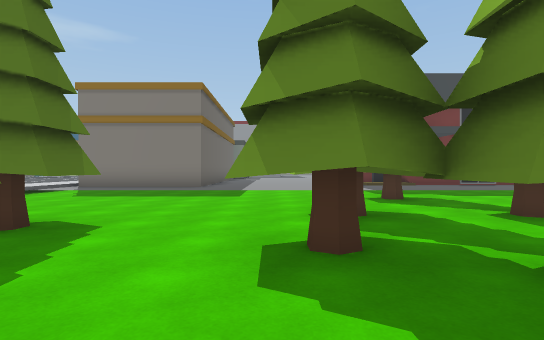
View 1 (above)

24 first-person views from a walk through a scene from a Unity 3-D project. The camera is 1.3 m above the floor, looks level and sees 80° across. The floor is counted in squares, 2 m on a side. Each view is taken from the middle of a square. On the plan, view 1 faces up. The plan holds only what a view shows up to about 10 squares ahead; the rest is blank. The place goes on beyond the plan.

View 2
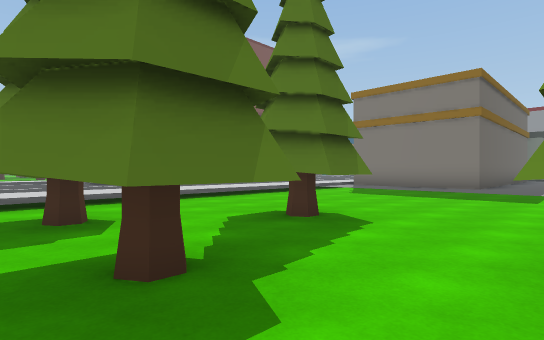

View 3
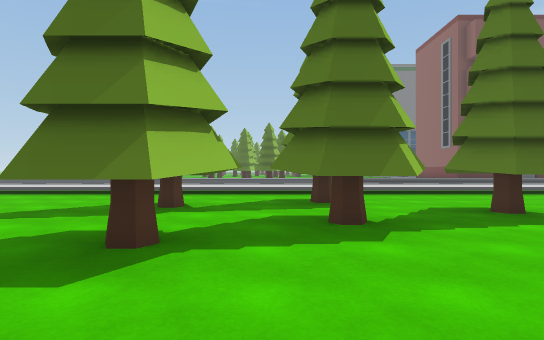

View 4
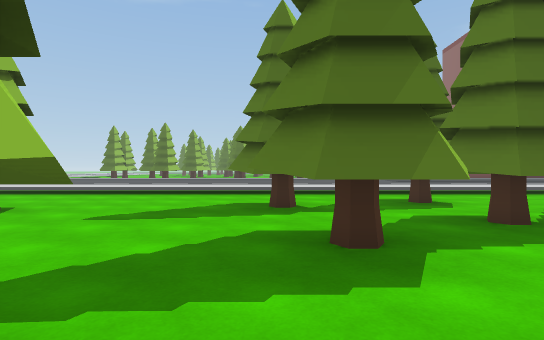

View 5
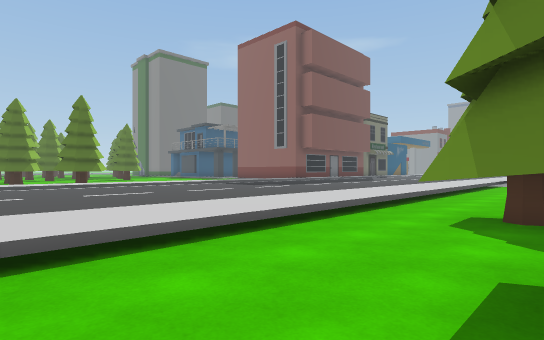

View 6
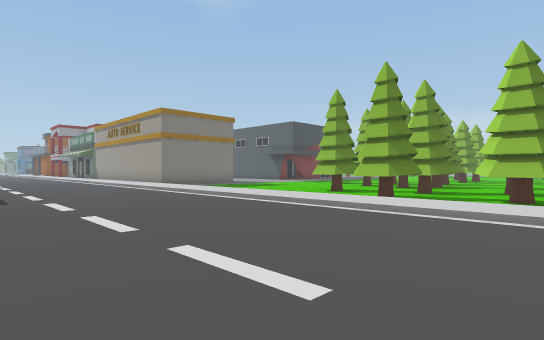

View 7
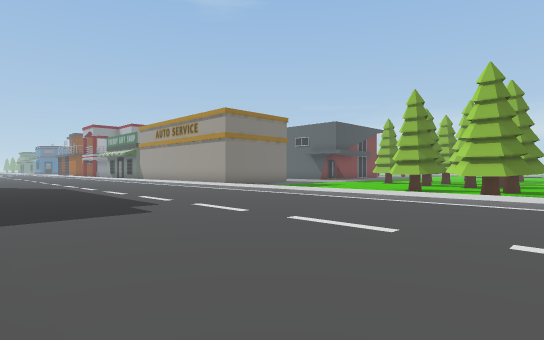

View 8
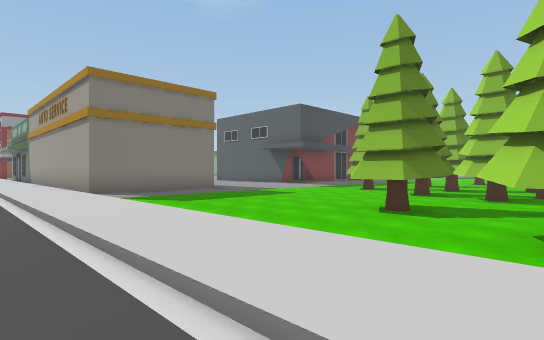

View 9
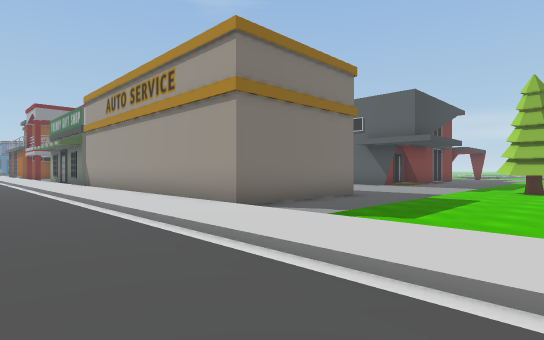

View 10
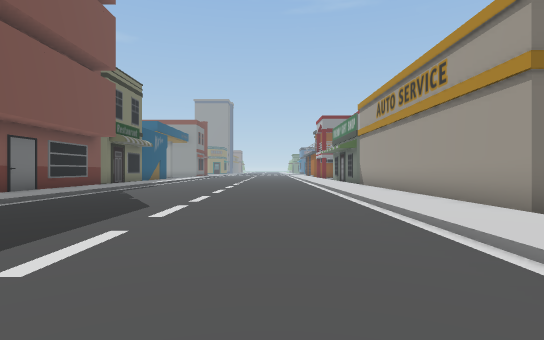

View 11
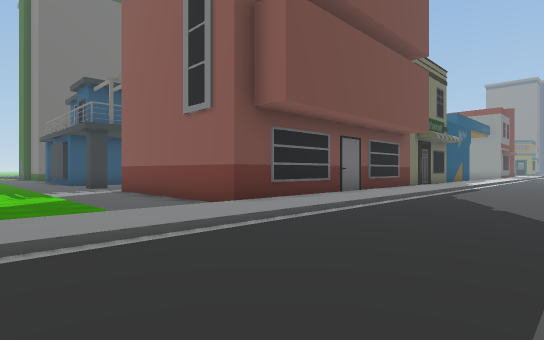

View 12
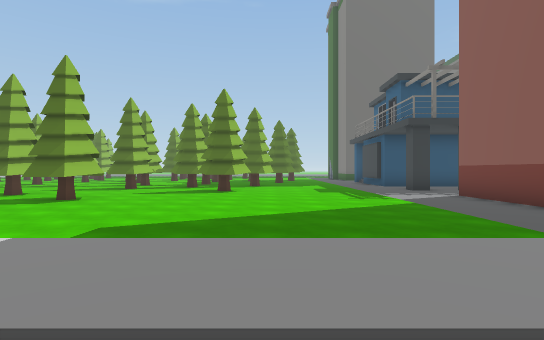

View 13
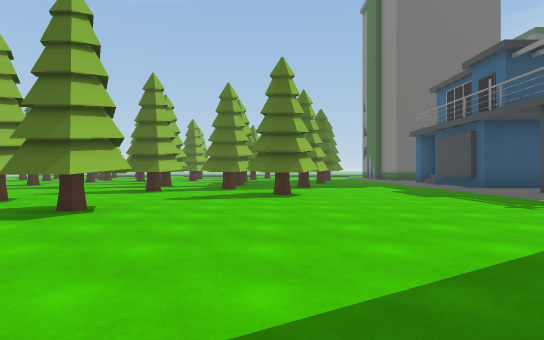

View 14
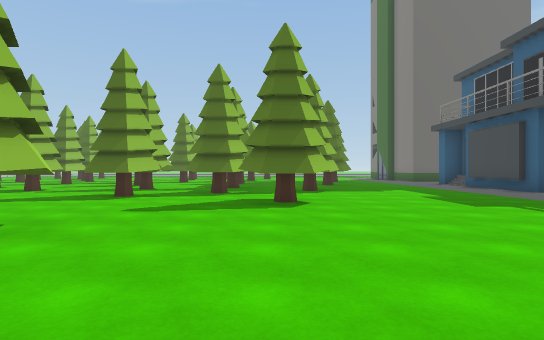

View 15
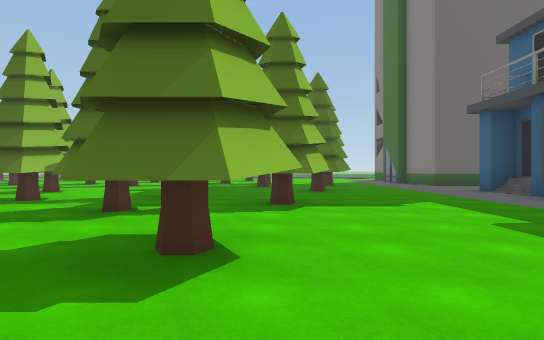

View 16
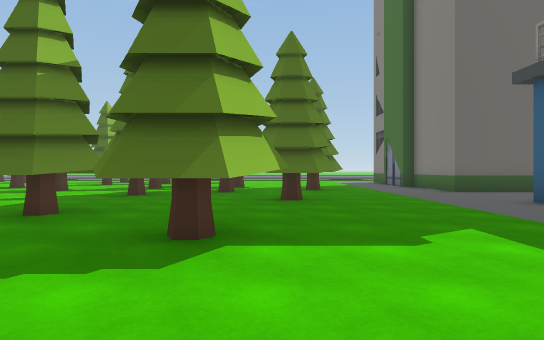

View 17
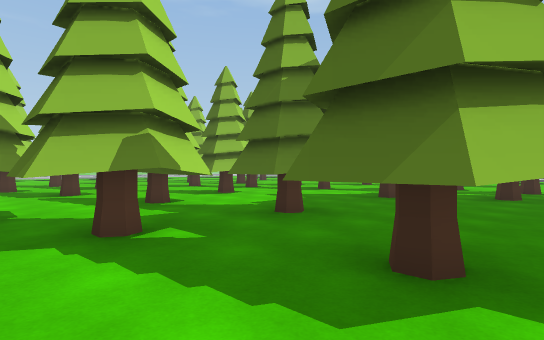

View 18
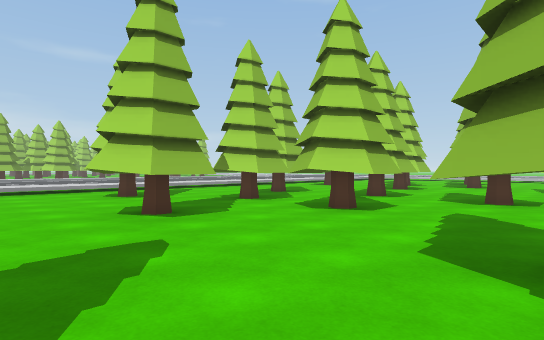

View 19
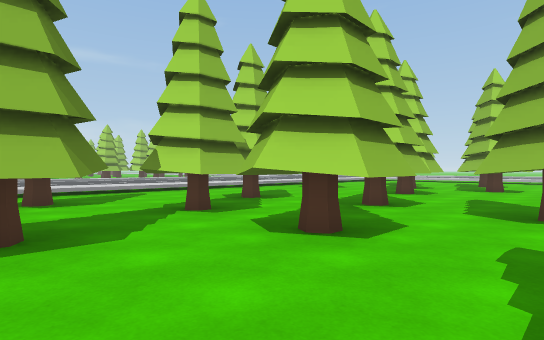

View 20
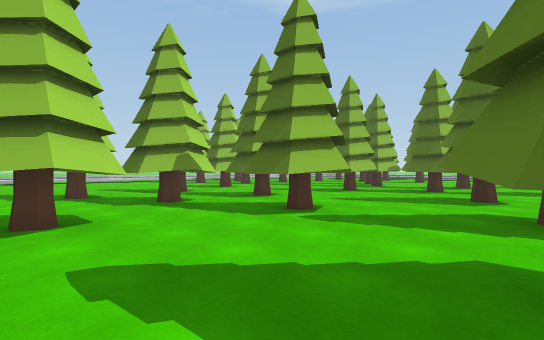

View 21
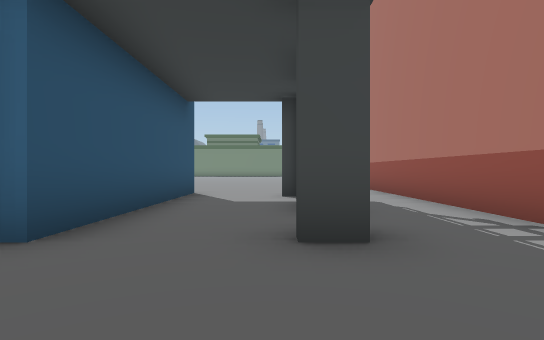

View 22
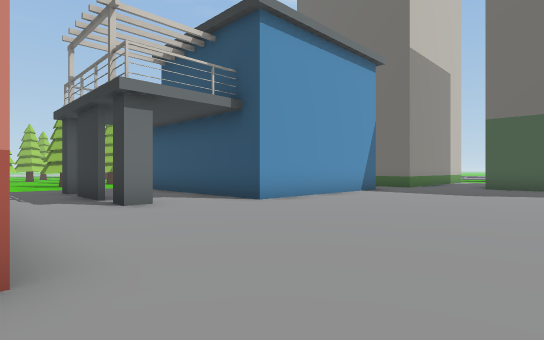

View 23
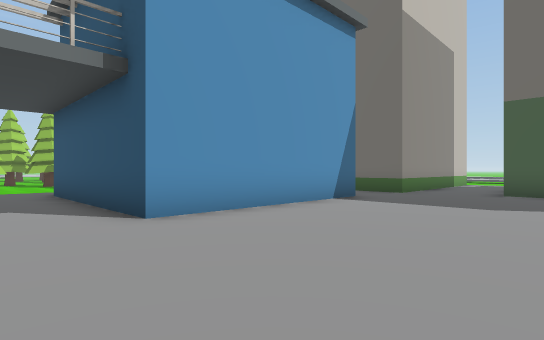

View 24
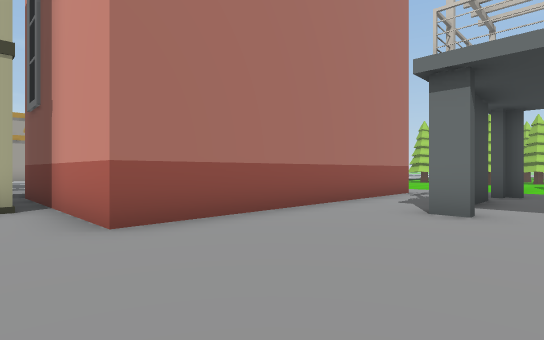

### Floor plan
Key: @ floor where view 1 was taken; # wall or solid block; x gap in a wall; . main floor; : floor 0.25 m higher than the main floor; + floor 0.5 m higher than the main floor; / step, stairs or slope; T tree; B building.
Columns run from 35 left of view 1 to 2 right of it. Each row starts with its distance up from view 1.
 21 B       ::::::
 20 B:::::::::::::: B
 19 B::::::::::::::::::+ ::
 18 :::::::::::::BBBBBB+/::   :/
 17 :::::::::::::B    B+/::   :/+
 16 BB:::::::::::B    B+/::::::/+B
 15  B:######::#:B    B+/::::::/+B
 14         #::::B    B+/::::::/+B
 13  B      #::#:B    B+/::::::/+B
 12  B:     #::x:B    B+/::::::/+B   ::
 11 BB::#####::::BBBBBB+/::::::/+BBBB::
 10 :::::::::::::::::::+/::::::/+::::::::
  9 ///////////////////+/::::::/+////////
  8 ...................+/::::::/+........T
  7 . T................+/::::::/+........T
  6 . T...T............+/::::::/+.........
  5 T.... T..TT........+/::::::/+.......T
  4  ........TT........+/::::::/+..TTT..T
  3  T..TTTT..........  /::::::/+...T..TT
  2  T..TTTT...........+/::::::/+.T..T.TTT
  1 ........T...TT.....+/::::::/+.TTTT...
  0 ....TTTTT...TT..TT.+/::::::/+.T..T.@..
 -1 ..TT.T.....TTTT. ..+/::::::/+..T..TT.
 -2 ..TT.......TTTT....+/::::::/+..TT.T...
 -3 T....TT.... ..  ...+/::::::/+.......T
 -4 T....TT..TTTT.TT...       :/+.......
 -5  T.......TTTT.. ..         /+......

Where each view was taken, in squares from view 1:
view 1: 0 up, 0 right, facing up
view 2: 0 up, 0 right, facing up-left
view 3: 0 up, 2 right, facing left
view 4: 2 down, 2 right, facing left
view 5: 4 down, 4 left, facing up-left
view 6: 3 down, 13 left, facing up-right
view 7: 1 down, 15 left, facing up-right
view 8: 1 up, 9 left, facing up-right
view 9: 6 up, 10 left, facing up-right
view 10: 6 up, 10 left, facing up
view 11: 7 up, 12 left, facing up-left
view 12: 6 up, 14 left, facing left
view 13: 4 up, 17 left, facing left
view 14: 4 up, 19 left, facing left
view 15: 5 up, 23 left, facing left
view 16: 6 up, 26 left, facing left
view 17: 6 up, 27 left, facing down-left
view 18: 3 up, 27 left, facing down-right
view 19: 1 up, 26 left, facing down-right
view 20: 0 up, 25 left, facing down-left
view 21: 8 up, 25 left, facing up
view 22: 21 up, 22 left, facing down-left
view 23: 20 up, 25 left, facing down-left
view 24: 20 up, 26 left, facing down-right
